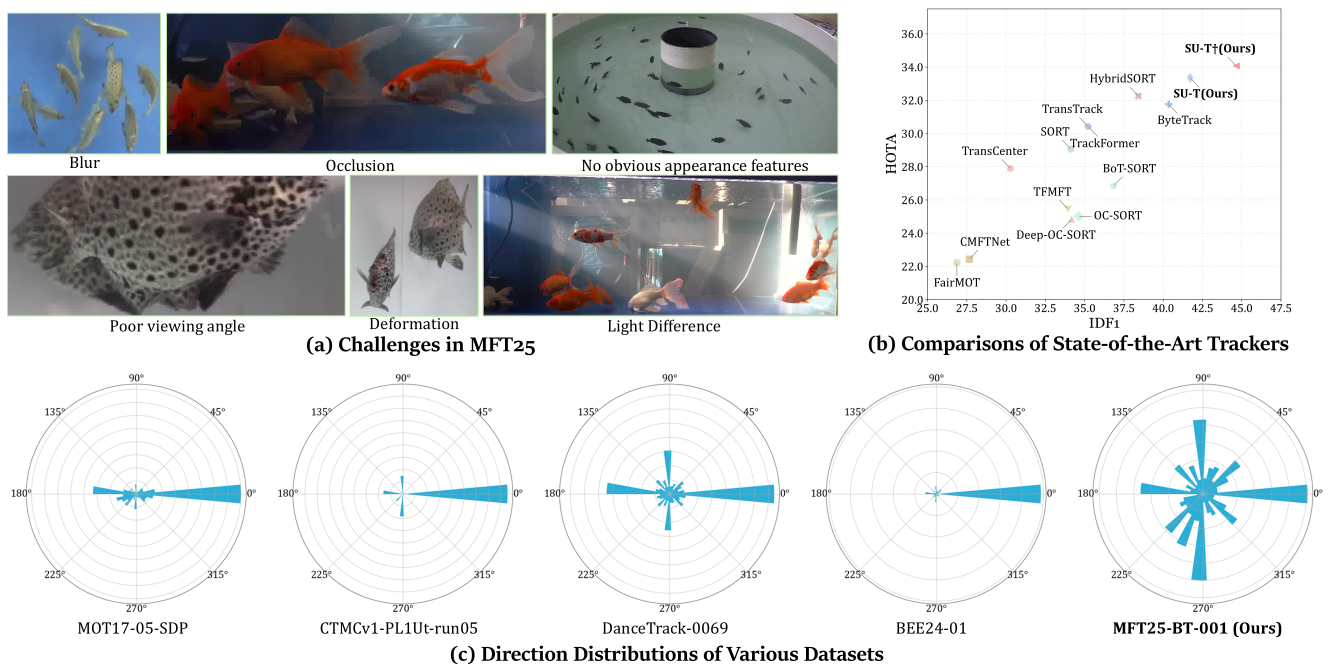
#> input picture assets/Fig.PNG, 4000 x 2011 px (shown at 1/3 size)
$ python -i data_augment.py   (imports and definitions only)
#> lines starting #> are read from the running program, lines starting #| are printed output that depends on the picture
#> further down, picture is the input picture: shape (2011, 4000, 3); mean B, G, R 211.8, 210.5, 208.5
#!/usr/bin/env python3
# -*- coding:utf-8 -*-
# Copyright (c) Megvii, Inc. and its affiliates.
"""
Data augmentation functionality. Passed as callable transformations to
Dataset classes.

The data augmentation procedures were interpreted from @weiliu89's SSD paper
http://arxiv.org/abs/1512.02325
"""

import cv2
import numpy as np

import torch

from yolox.utils import xyxy2cxcywh

import math
import random


def augment_hsv(img, hgain=0.015, sgain=0.7, vgain=0.4):
#> called with hgain = 0.015, sgain = 0.7, vgain = 0.4
    r = np.random.uniform(-1, 1, 3) * [hgain, sgain, vgain] + 1  # random gains
    hue, sat, val = cv2.split(cv2.cvtColor(img, cv2.COLOR_BGR2HSV))
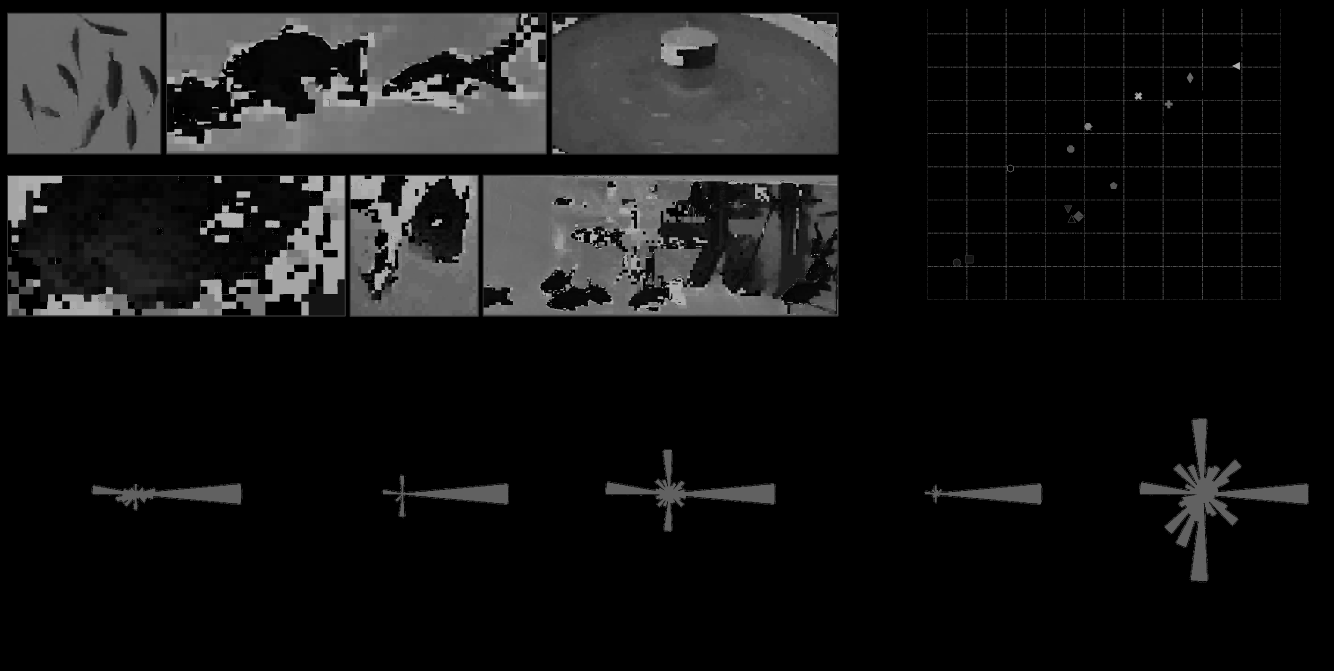
#> hue: shape (2011, 4000) (shown at 1/3 size); min 0, max 179, mean 22
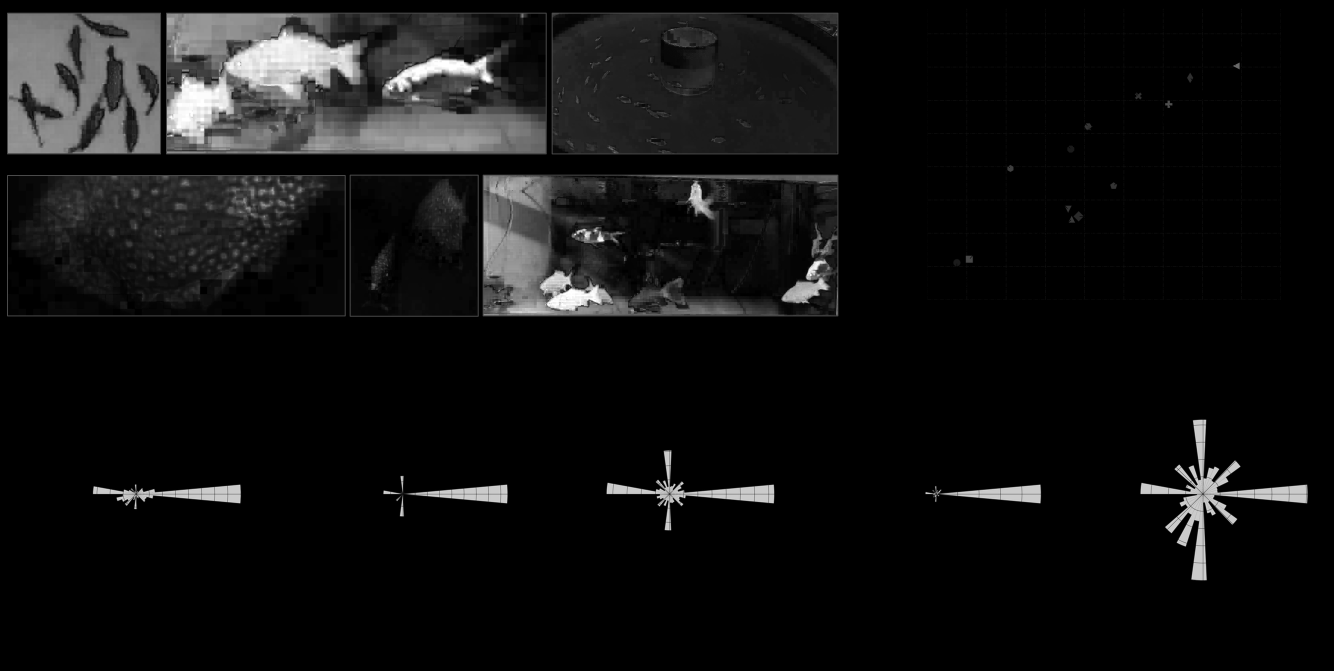
#> sat: shape (2011, 4000) (shown at 1/3 size); min 0, max 255, mean 17.2
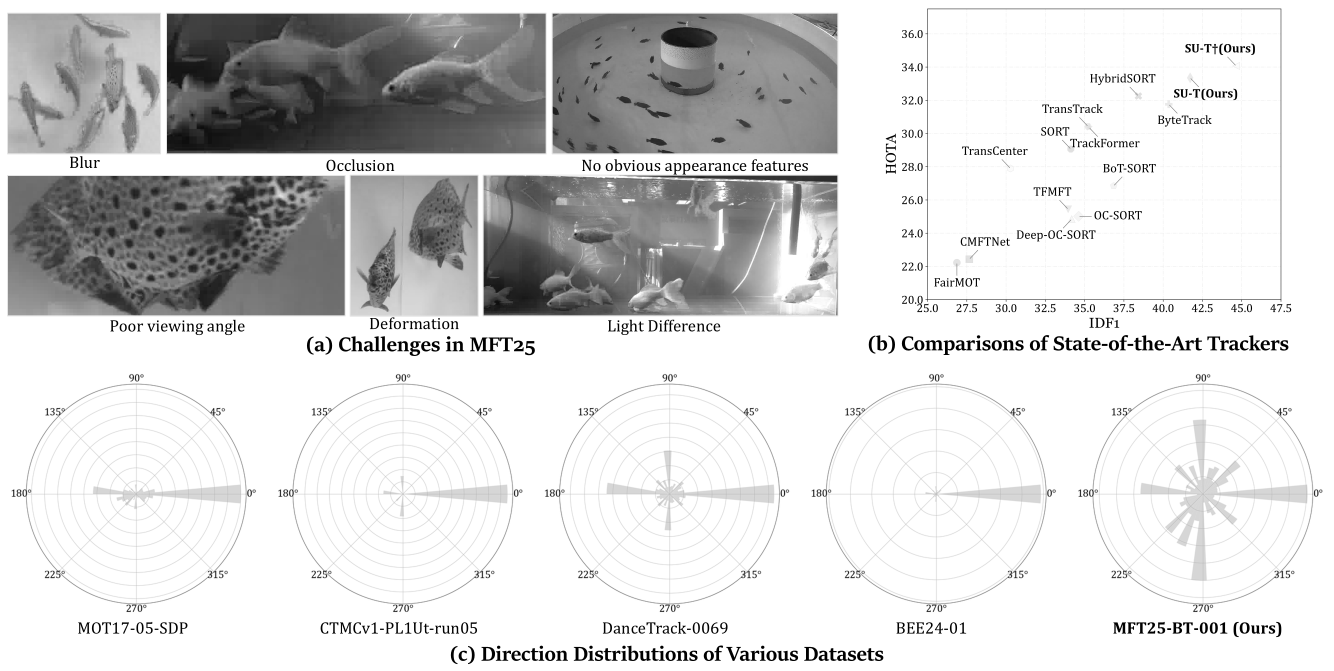
#> val: shape (2011, 4000) (shown at 1/3 size); min 0, max 255, mean 214.6
    dtype = img.dtype  # uint8

    x = np.arange(0, 256, dtype=np.int16)
    lut_hue = ((x * r[0]) % 180).astype(dtype)
    lut_sat = np.clip(x * r[1], 0, 255).astype(dtype)
#> lut_sat = 256 values from 0 to 255
    lut_val = np.clip(x * r[2], 0, 255).astype(dtype)
#> lut_val = 256 values from 0 to 255

    img_hsv = cv2.merge(
        (cv2.LUT(hue, lut_hue), cv2.LUT(sat, lut_sat), cv2.LUT(val, lut_val))
    ).astype(dtype)
#> img_hsv: shape (2011, 4000, 3); mean H, S, V 22, 21.8, 217.8
    cv2.cvtColor(img_hsv, cv2.COLOR_HSV2BGR, dst=img)  # no return needed
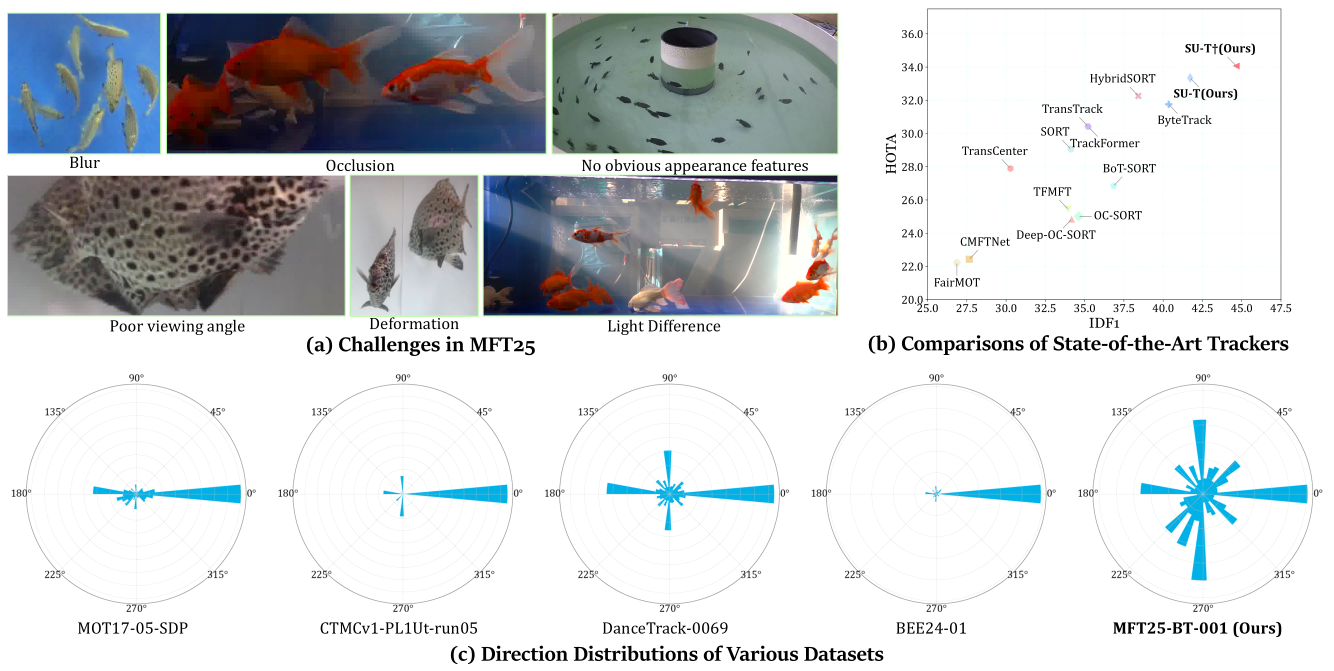
#> img: shape (2011, 4000, 3) (shown at 1/3 size); mean B, G, R 214, 212.1, 209.2


# [173 lines left out: functions box_candidates, random_perspective, _distort, _mirror, preproc, not called in this run]


class TrainTransform:
    # [56 lines left out: functions __init__, __call__, not called in this run]


class ValTransform:
    """
    Defines the transformations that should be applied to test PIL image
    for input into the network

    dimension -> tensorize -> color adj

    Arguments:
        resize (int): input dimension to SSD
        rgb_means ((int,int,int)): average RGB of the dataset
            (104,117,123)
        swap ((int,int,int)): final order of channels

    Returns:
        transform (transform) : callable transform to be applied to test/val
        data
    """

    # [4 lines left out: function __init__, not called in this run]

    # assume input is cv2 img for now
    def __call__(self, img, res, input_size):
        img, _, raw_image = preproc(img, input_size, self.means, self.std, self.swap)
        return img, np.zeros((1, 5)), raw_image  # [hgx 0329] array of [C, H, W], zeros for targets, raw_image [H, W, C]

>>> import cv2
>>> picture = cv2.imread('../../assets/Fig.PNG')
>>> result = augment_hsv(picture)
